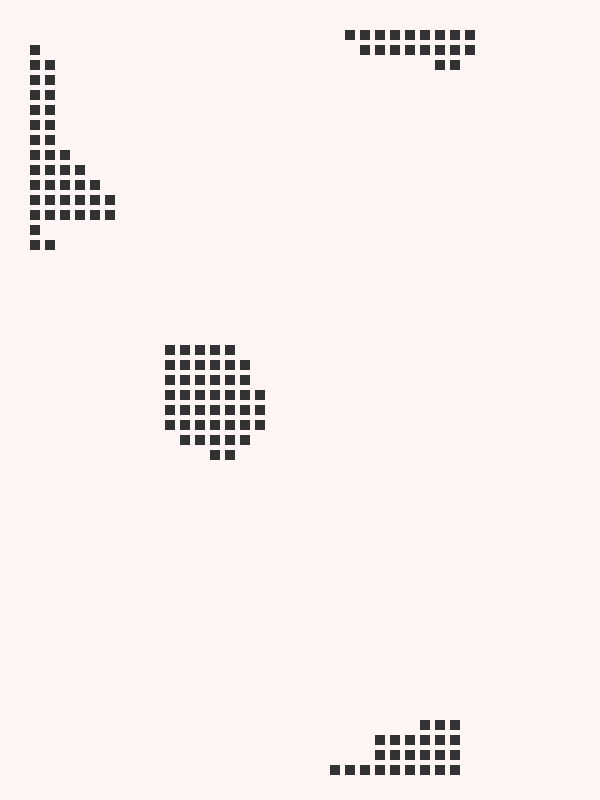
Frame 1 (no input)
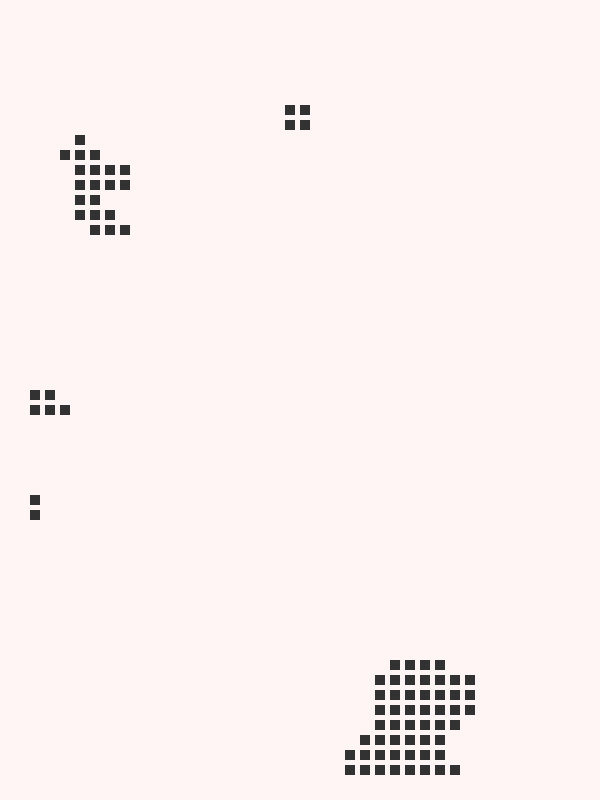
Frame 60 (the mouse pressed at the canvas centre just before this capture)
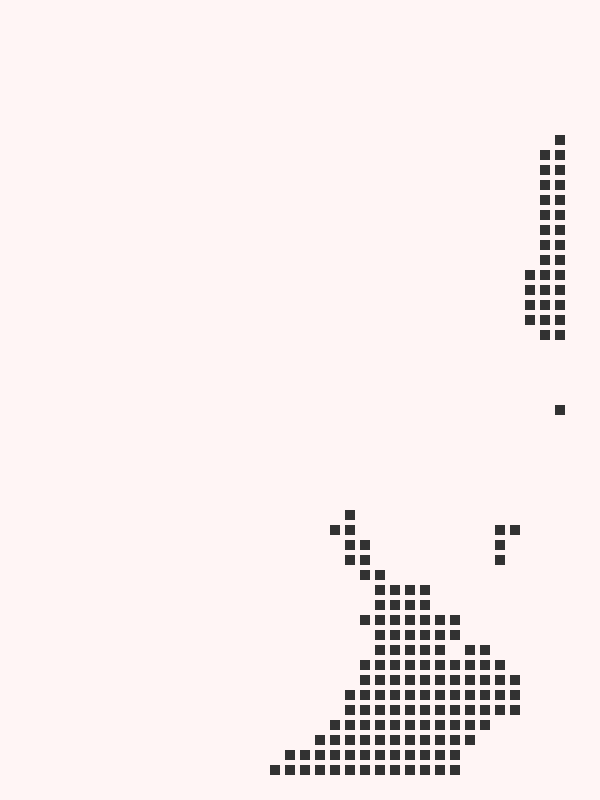
Frame 120 (the mouse held since frame 60 and released just before this capture)

The Processing sketch that drew these frames (run headless with seeded random() and noise(); from frame 60 on, the mouse is pressed at the canvas centre):

// Processing sketch: challenge_07
// ── challenge_07.pde
// Grid - with 3D noise

void setup() {
  size(600, 800);
  fill(50);
  noStroke();
}

void draw() {
  background(255, 245, 245);
  // Use a nested for() loop to create a grid
  for (int x = 30; x < width - 30; x += 15) {
    for (int y = 30; y < height - 30; y += 15) {
      // Determine the rect width using 3D noise
      float n = noise(x * .005, y * .005, millis() * .001) * 20;
      
      if(n > 12){
        rect(x, y, 10, 10);
      }
      
    }
  }
}
